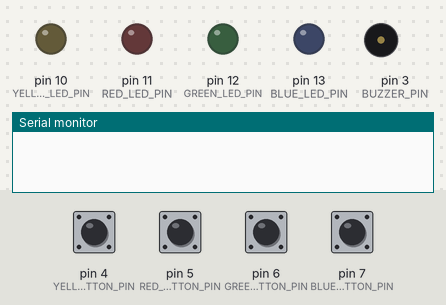
A sketch run on a simulated Arduino Uno, built with avr-gcc and run on an emulated ATmega328P. Parts: output pins drawn as LEDs (lit = HIGH), buzzer (waves = sounding), the last lines printed to the serial monitor. Inputs (shaded band) come from the test bench; at power-on: pin 4 (YELLOW_BUTTON_PIN), pin 5 (RED_BUTTON_PIN), pin 6 (GREEN_BUTTON_PIN), pin 7 (BLUE_BUTTON_PIN) HIGH.

Above: at 1.2 s.
1.3 s: pin 4 (YELLOW_BUTTON_PIN) pulled LOW for 0.15 s
At 1.7 s:
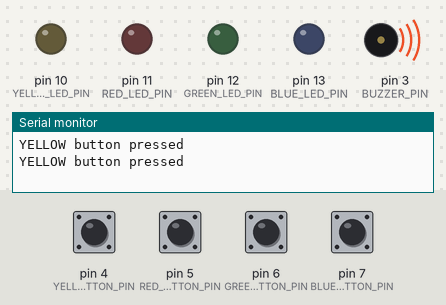
3.4 s: pin 5 (RED_BUTTON_PIN) pulled LOW for 0.15 s
At 3.5 s:
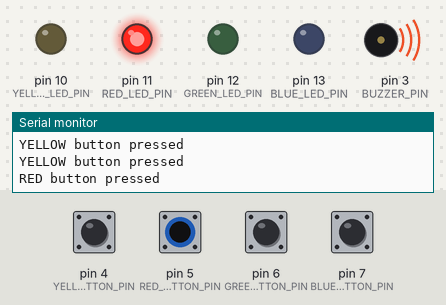
5.1 s: pin 6 (GREEN_BUTTON_PIN) pulled LOW for 0.15 s
At 5.2 s:
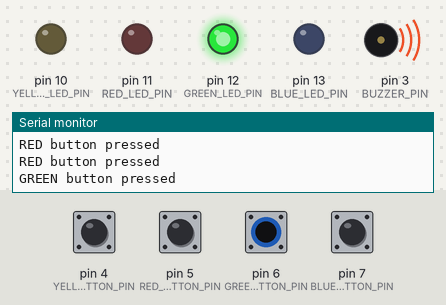
6.8 s: pin 7 (BLUE_BUTTON_PIN) pulled LOW for 0.15 s
At 6.9 s:
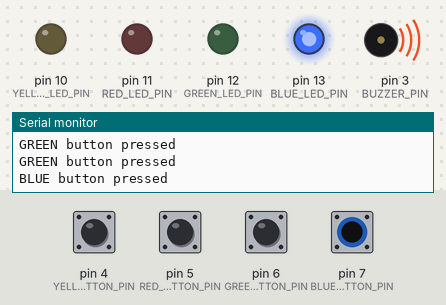
8.5 s: pin 4 (YELLOW_BUTTON_PIN) driven LOW and pin 5 (RED_BUTTON_PIN) driven LOW
At 9.5 s:
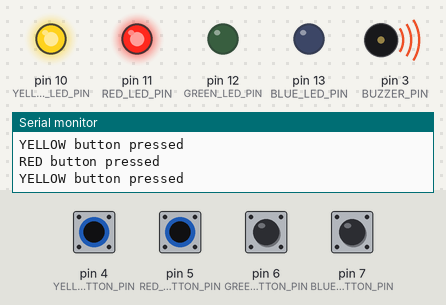
10.0 s: pin 6 (GREEN_BUTTON_PIN) pulled LOW for 1 s
At 10.8 s:
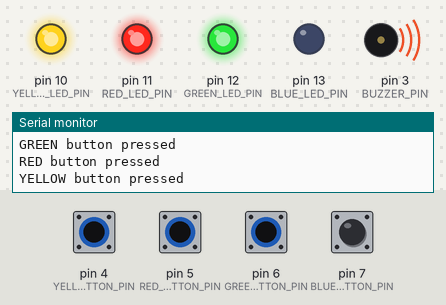
Timing chart, 0 to 13.0 s (numbered marks = the images above; inputs shaded):
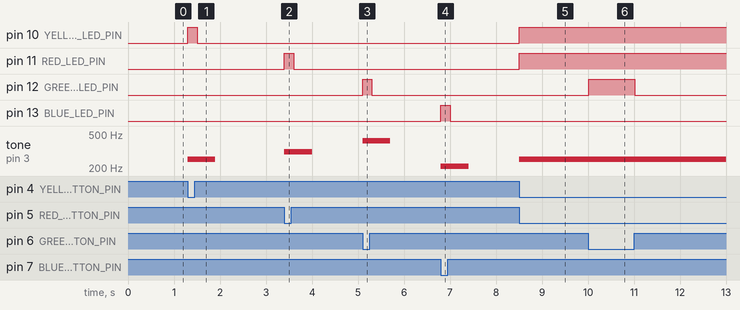

Measured:
- after the input at 1.3 s, pin 10 (YELLOW_LED_PIN): LOW → HIGH at once, → LOW 0.20 s later; tone on pin 3 (BUZZER_PIN): silent → 252 Hz at once, → silent 0.60 s later
- after the input at 3.4 s, pin 11 (RED_LED_PIN): LOW → HIGH at once, → LOW 0.20 s later; tone on pin 3 (BUZZER_PIN): silent → 310 Hz at once, → silent 0.60 s later
- after the input at 5.1 s, pin 12 (GREEN_LED_PIN): LOW → HIGH at once, → LOW 0.20 s later; tone on pin 3 (BUZZER_PIN): silent → 415 Hz at once, → silent 0.60 s later
- after the input at 6.8 s, pin 13 (BLUE_LED_PIN): LOW → HIGH at once, → LOW 0.20 s later; tone on pin 3 (BUZZER_PIN): silent → 209 Hz at once, → silent 0.60 s later
- after the input at 8.5 s, pin 10 (YELLOW_LED_PIN), pin 11 (RED_LED_PIN): LOW → HIGH at once; tone on pin 3 (BUZZER_PIN): silent → 252 Hz at once
- after the input at 10.0 s, pin 12 (GREEN_LED_PIN): LOW → HIGH at once, → LOW 1.0 s later

The sketch:

Simon_01.ino
```cpp
/*

    Green – 415 Hz – G#4 (true pitch 415.305 Hz)
    Red – 310 Hz – D#4 (true pitch 311.127 Hz)
    Yellow – 252 Hz ‐ B3 (true pitch 247.942 Hz)
    Blue – 209 Hz – G#3 (true pitch 207.652 Hz)

*/

///////////////////////////////////////////////////////////////////////////////////////////////////////
// OVERVIEW
///////////////////////////////////////////////////////////////////////////////////////////////////////


///////////////////////////////////////////////////////////////////////////////////////////////////////
// INCLUDES
///////////////////////////////////////////////////////////////////////////////////////////////////////


///////////////////////////////////////////////////////////////////////////////////////////////////////
// DEFINES MACROS AND COSTANTS
///////////////////////////////////////////////////////////////////////////////////////////////////////

const int BLUE_BUTTON_PIN  = 7;
const int GREEN_BUTTON_PIN  = 6;
const int RED_BUTTON_PIN  = 5;
const int YELLOW_BUTTON_PIN  = 4;

//pins for external output to LEDs

const int BLUE_LED_PIN = 13;
const int GREEN_LED_PIN = 12;
const int RED_LED_PIN = 11;
const int YELLOW_LED_PIN = 10;

const int BUZZER_PIN = 3; // use this one for audio, can support PWM
//tones for colors


const int GREEN_TONE  = 415;
const int RED_TONE    = 310;
const int YELLOW_TONE = 252;
const int BLUE_TONE   = 209;


///////////////////////////////////////////////////////////////////////////////////////////////////////
//GLOBALS
///////////////////////////////////////////////////////////////////////////////////////////////////////


///////////////////////////////////////////////////////////////////////////////////////////////////////
//FUNCTIONS
///////////////////////////////////////////////////////////////////////////////////////////////////////

void setup()
{
  pinMode(BLUE_LED_PIN, OUTPUT);
  pinMode(GREEN_LED_PIN, OUTPUT);
  pinMode(RED_LED_PIN, OUTPUT);
  pinMode(YELLOW_LED_PIN, OUTPUT);

  pinMode(BLUE_BUTTON_PIN, INPUT);
  pinMode(GREEN_BUTTON_PIN, INPUT);
  pinMode(RED_BUTTON_PIN, INPUT);
  pinMode(YELLOW_BUTTON_PIN, INPUT);

  pinMode(BUZZER_PIN, OUTPUT);

  Serial.begin(115200);

}


void loop()
{
  if (!digitalRead(BLUE_BUTTON_PIN))
  {
    digitalWrite(BLUE_LED_PIN, HIGH);
    tone(BUZZER_PIN, BLUE_TONE, 500);
    Serial.write("\nBLUE button pressed");
  }
  else
  {
    digitalWrite(BLUE_LED_PIN, LOW);
  }


  if (!digitalRead(GREEN_BUTTON_PIN))
  {
    digitalWrite(GREEN_LED_PIN, HIGH);
    tone(BUZZER_PIN, GREEN_TONE, 500);
    Serial.write("\nGREEN button pressed");
  }
  else
  {
    digitalWrite(GREEN_LED_PIN, LOW);
  }


  if (!digitalRead(RED_BUTTON_PIN))
  {
    digitalWrite(RED_LED_PIN, HIGH);
    tone(BUZZER_PIN, RED_TONE, 500);
    Serial.write("\nRED button pressed");
  }
  else
  {
    digitalWrite(RED_LED_PIN, LOW);
  }


  if (!digitalRead(YELLOW_BUTTON_PIN))
  {
    digitalWrite(YELLOW_LED_PIN, HIGH);
    tone(BUZZER_PIN, YELLOW_TONE, 500);
    Serial.write("\nYELLOW button pressed");
  }
  else
  {
    digitalWrite(YELLOW_LED_PIN, LOW);
  }
  delay(100);
}
```
